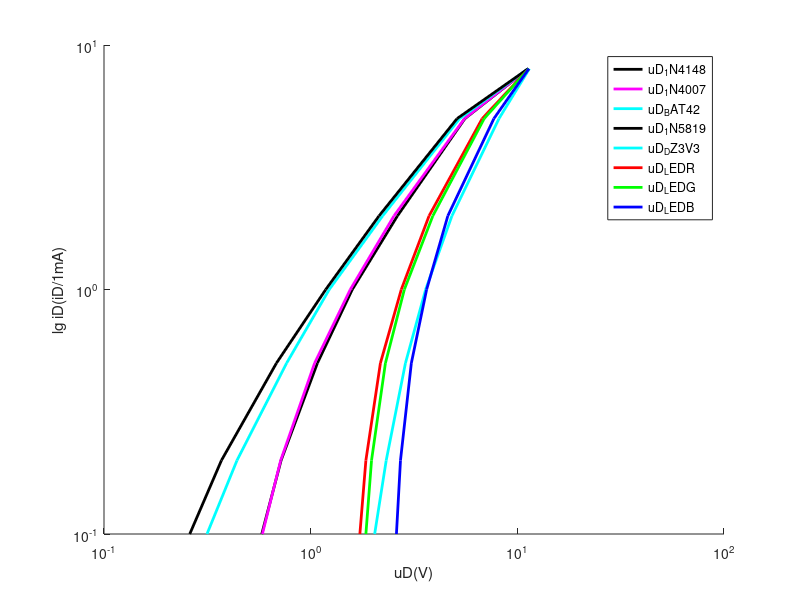

This figure's MATLAB source:
function ref1 = ref1_1()

	% Trasarea caractristicii la scara semilogaritmica
	% Formula de calcul:
	% gamma = uT * 1/2.3 * delta_uD / delta_lg(iD)
	% uT = (const) 25mV
	% y - y0 = m(x - x0) => y - lg(iD(1)) = m(x - uD(1))
	% pentru x = 0 => y = y0 - mx0 => y = lg(iD(0)) - m * uD(0)
	iD = [0.1; 0.2; 0.5; 1; 2; 5; 8];
	uD_1N4148 = [0.580 0.719 1.078 1.590 2.629 5.575 11.310];
	uD_1N4007 = [0.584 0.716 1.045 1.555 2.530 5.550 11.300];
	uD_BAT42 = [0.315 0.440 0.765 1.230 2.23  5.260 11.300];
	uD_1N5819 = [0.260 0.370 0.683 1.183 2.142 5.110 11.280];
	uD_DZ3V3 = [2.040 2.320 2.875 3.600 4.825 8.150 11.440];
	uD_LEDR = [1.730 1.850 2.175 2.745 3.740 6.760 11.370];
	uD_LEDG = [1.850 1.970 2.300 2.840 3.900 6.910 11.370];
	uD_LEDB = [2.600 2.720 3.070 3.640 4.610 7.700 11.370];

	uD = [uD_1N4148; uD_1N4007; uD_BAT42; uD_1N5819; uD_DZ3V3; uD_LEDR; uD_LEDG; uD_LEDB];
	%semilogx(uD_1N4148,iD,uD_1N4007,iD,uD_BAT42,iD,uD_1N5819,iD,uD_DZ3V3,iD,uD_LEDR,iD,uD_LEDG,iD,uD_LEDB,iD)
	hold on

	xlabel ("uD(V)");
	ylabel ("lg iD(iD/1mA)");
	semilogx(uD_1N4148,iD,'k','LineWidth',2)
	semilogx(uD_1N4007,iD,'m','LineWidth',2)
	semilogx(uD_BAT42,iD,'c','LineWidth',2)
	semilogx(uD_1N5819,iD,'k','LineWidth',2)
	semilogx(uD_DZ3V3,iD,'c','LineWidth',2)
	semilogx(uD_LEDR,iD,'r','LineWidth',2)
	semilogx(uD_LEDG,iD,'g','LineWidth',2)
	semilogy(uD_LEDB,iD,'b','LineWidth',2)
	legend ("uD_1N4148","uD_1N4007","uD_BAT42","uD_1N5819","uD_DZ3V3","uD_LEDR","uD_LEDG","uD_LEDB");
	hold off

	delta_lgiD = log(iD(7)*10^-3) - log(iD(1)*10^-3)
	delta_uD = zeros(8,1);
	for i = 1:8
		delta_uD(i) = uD(i,7) - uD(i,1);
	end

	for i = 1:8
		gamma(i) = 1/25 * 1/2.3 * delta_uD(i) / delta_lgiD; % * 10 ^ 6
	end

	gamma

	for i = 1:8
		I0(i) = log(iD(1)) - (delta_lgiD / delta_uD(i)) * uD(i,1);
		% y   =    y0	   -              m             *    x0
		% folosind ecuatia dreptei det. de panta si punctul (iD(1),uD(i,1))
	end
	I0


	%________________________________________________

	% Determinarea PSF
	%pause
end
